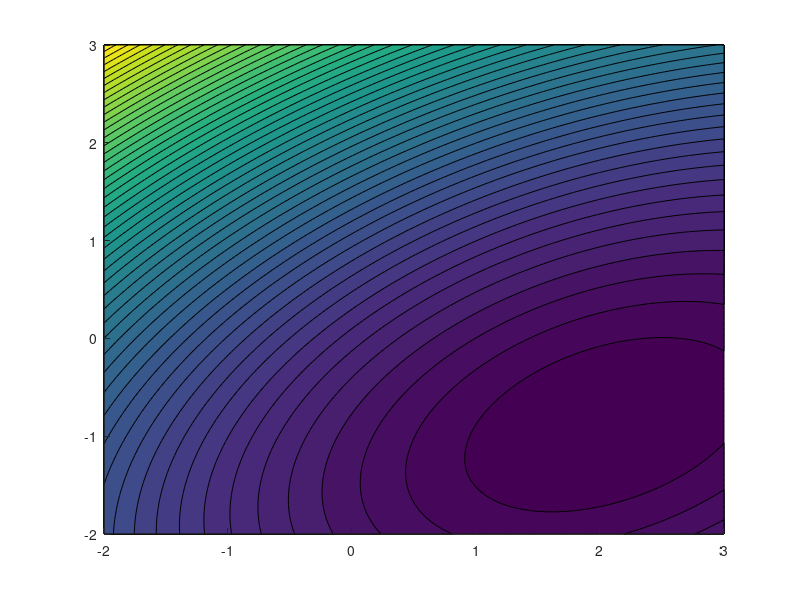

Here is the MATLAB script that generated this plot: (Note: this script raises an error after producing the figure.)
% Rosenbrock function example
% f = @(x) 100*(x(2)-x(1)^2)^2 + (1-x(1))^2;
% df = @(x) [200*(x(2)-x(1)^2)*-2*x(1) - 2*(1-x(1));
%            200*(x(2)-x(1)^2)];
% 
% [X, Y] = meshgrid(linspace(-1.5, 1.5, 200), ...
%                   linspace(-0.5, 3, 200));
% Z = 100*(Y-X.^2).^2 + (1-X).^2;
% x0 = [Inf; Inf];
% x1 = [-1.2; 1.0];

% Ellipse example
f = @(x) 0.06*(x(1)^2 - x(1)*x(2)) + 0.1*x(2)^2 - 0.3*(x(1)-x(2));
df = @(x) [0.06*(2*x(1)-x(2))-0.3; -0.06*x(1)+0.2*x(2)+0.3];
[X, Y] = meshgrid(linspace(-2, 3, 200), ...
                  linspace(-2, 3, 200));
Z = 0.06*(X.^2-X.*Y)+0.1*Y.^2-0.3*(X-Y);
x0 = [Inf; Inf];
x1 = [0; 0];

x = x1; % For collecting x per iteration

contourf(X, Y, Z, 50, 'FaceAlpha', 0.6); hold on;
scatter(x1(1), x1(2),'r','filled');

ctr = 1;
while norm(x0-x1) > 1e-7

    % Calculate gradient
    x0 = x1; s = -df(x0);

    % Run quasi-newton to get step size, a
    a0 = 0; a1 = 1; c = 1;
    dda = @(a,x,s) df(x+a*s)'*s;
    while abs(a0-a1) > 1e-7 && ~isinf(a1)
        an = a1 - (a0 - a1)*dda(a1,x0,s)/...
            (dda(a0,x0,s)-dda(a1,x0,s));    
        a0 = a1; a1 = an; c = c + 1;
    end

    % Update x
    x1 = x0 + a0*s; 

    x = [x, x1]; %#ok
    ctr = ctr + 1;

    % fprintf('(%.4f, %.4f), df = [%.4f, %.4f], a = %.4f, ctr = %d\n', ...
    %     x1, df(x1), a0, c);
end

% Plot all x
plot(x(1,:), x(2,:) ,'ro-');

hold off; grid on;
set(gcf,'Color','w');
fprintf('Minimum found: (%.4f, %.4f)\n',x1);
fprintf('No. of iterations: %d\n', ctr);